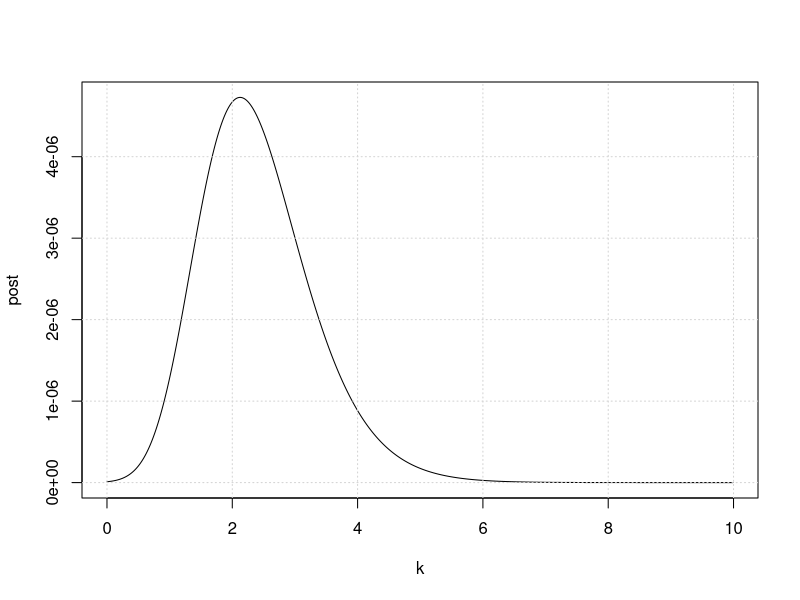

The R source for this figure:
set.seed(235)

data = c(-2.44, 2.14, 2.54, 1.83, 2.02, 2.33, -2.79, 2.23, 2.07, 2.02)

mu = 2.39
k = seq(0.001, 10, 0.01)

calc_posterior = function(k){
  prior = dexp(k)
  likelihood = exp(k * cos(data - mu))/(2 * pi * besselI(k, 0))
  post = prod(likelihood) * prior

  return(post)  
}

post = sapply(k, calc_posterior)

plot(k, post, type = "l")
grid()
